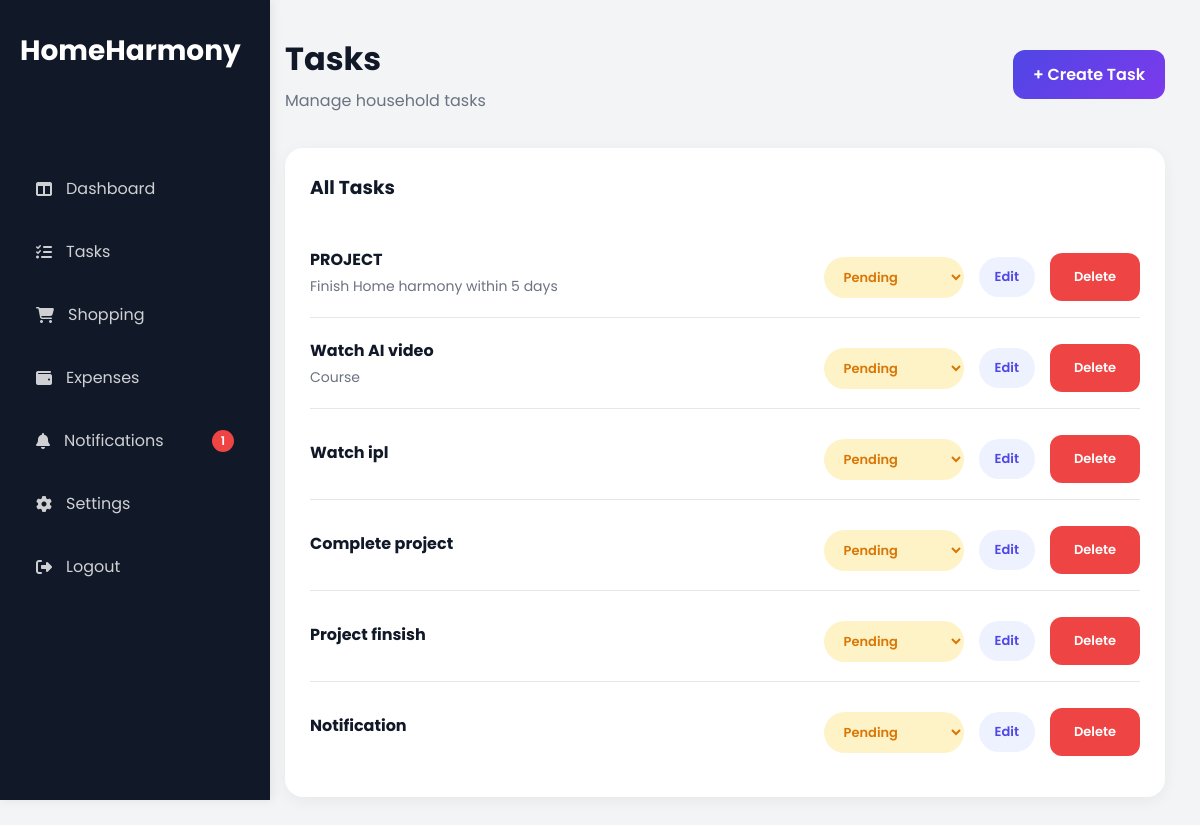
Page /tasks (signed in) on the earlier database version.
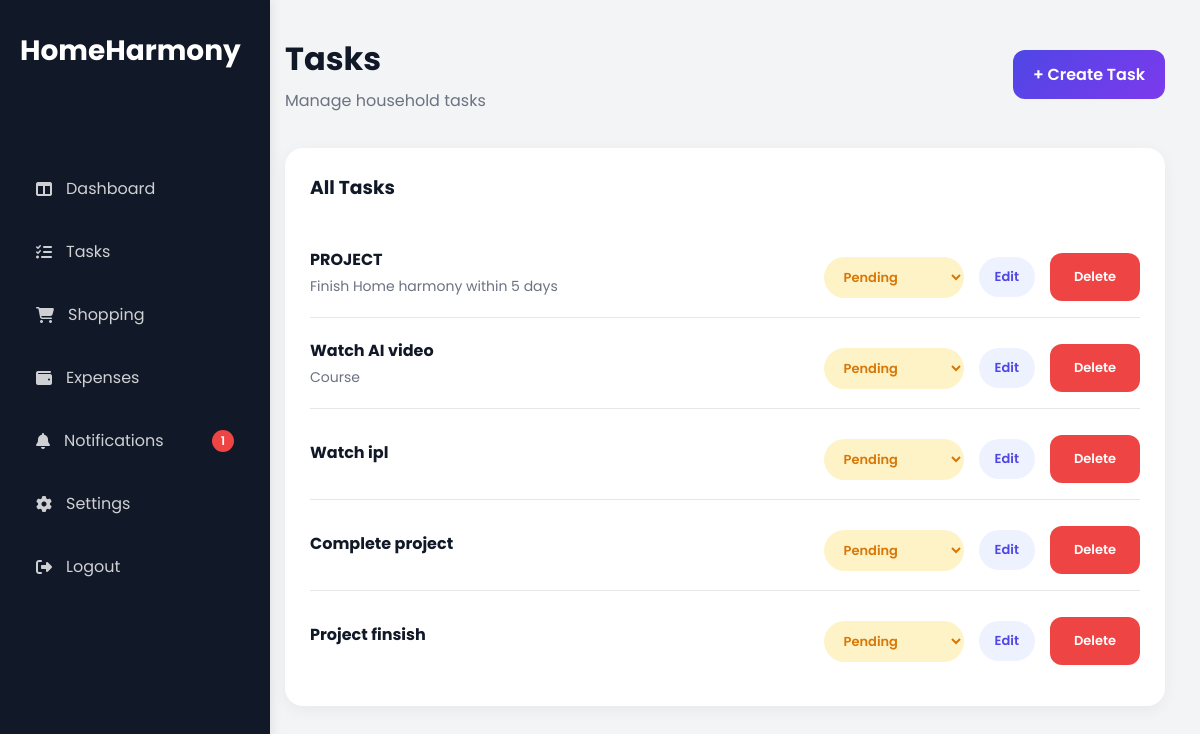
Same page on the later database version.
### app/models/task_model.py (models this page shows)
class Task(db.Model):
    __tablename__ = "tasks"
    id = db.Column(
        db.Integer,
        primary_key=True
    )
    title = db.Column(
        db.String(200),
        nullable=False
    )
    description = db.Column(
        db.Text
    )
    status = db.Column(
        db.String(30),
        default="Pending"
    )
    household_id = db.Column(
        db.Integer,
        db.ForeignKey("households.id"),
        nullable=False
    )
    assigned_to = db.Column(
        db.Integer,
        db.ForeignKey("users.id"),
        nullable=False
    )
    created_at = db.Column(
        db.DateTime,
        server_default=db.func.now()
    )
    priority = db.Column(
    db.String(20),
    default="Medium"
)

### app/tasks/routes.py (the view)
@tasks_bp.route("/tasks")
@login_required
def task_list():
    tasks = Task.query.filter_by(
        household_id=current_user.household_id
    ).all()
    return render_template(
        "tasks/task_list.html",
        tasks=tasks
    )

### app/models/user_model.py (called while the page is built)
@login_manager.user_loader
def load_user(user_id):
    return User.query.get(int(user_id))

### app/templates/tasks/task_list.html (shortened to what this page needs)
{% extends "layout/base.html" %}
{% block content %}
<div class="topbar">
    <div>
        <h1>
            Tasks
        </h1>
        <p>
            Manage household tasks
        </p>
    </div>
    <a
        href="/create-task"
        class="btn-primary">
        + Create Task
    </a>
</div>
<div class="card">
    <div class="card-header">
        <h3>
            All Tasks
        </h3>
    </div>
    {% if tasks %}
         {% for task in tasks %}
<div class="task-item">
<div>
    <h4>
        {{ task.title }}
    </h4>
    <p>
        {{ task.description }}
    </p>
</div>
<div class="task-actions">
    <form
    action="{{ url_for('tasks.update_task_status', task_id=task.id) }}"
    method="POST">
        <select
        name="status"
        class="status-select
        {% if task.status == 'Pending' %}
            pending-status
        {% elif task.status == 'In Progress' %}
            progress-status
        {% else %}
            completed-status
        {% endif %}"
        onchange="this.form.submit()">
            <option
            value="Pending"
            {% if task.status == "Pending" %}
            selected
            {% endif %}>
                Pending
            </option>
        </select>
    </form>
    <a
href="{{ url_for('tasks.edit_task',
task_id=task.id) }}"
class="edit-btn">
Edit
</a>
    <a
    href="{{ url_for('tasks.delete_task', task_id=task.id) }}"
    class="delete-btn"
    onclick="return confirm('Are you sure you want to delete this task?')">
        Delete
    </a>
</div>
</div>
{% endfor %}
    {% else %}
        <p>
            No tasks created yet.
        </p>
    {% endif %}
</div>
{% endblock %}

Differences in the rows shown:
removed Task: title "Notification", status "Pending"
